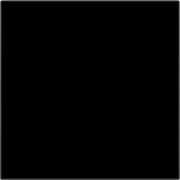
<?xml version="1.0" encoding="UTF-8"?>
<ui version="4.0">
 <class>Form</class>
 <widget class="QWidget" name="Form">
  <property name="geometry">
   <rect>
    <x>0</x>
    <y>0</y>
    <width>180</width>
    <height>180</height>
   </rect>
  </property>
  <property name="minimumSize">
   <size>
    <width>180</width>
    <height>180</height>
   </size>
  </property>
  <property name="maximumSize">
   <size>
    <width>180</width>
    <height>180</height>
   </size>
  </property>
  <property name="windowTitle">
   <string>Form</string>
  </property>
  <widget class="QLabel" name="picture">
   <property name="geometry">
    <rect>
     <x>0</x>
     <y>0</y>
     <width>180</width>
     <height>180</height>
    </rect>
   </property>
   <property name="sizePolicy">
    <sizepolicy hsizetype="Maximum" vsizetype="Minimum">
     <horstretch>0</horstretch>
     <verstretch>0</verstretch>
    </sizepolicy>
   </property>
   <property name="minimumSize">
    <size>
     <width>180</width>
     <height>180</height>
    </size>
   </property>
   <property name="text">
    <string/>
   </property>
  </widget>
  <widget class="QLabel" name="picture_2">
   <property name="geometry">
    <rect>
     <x>0</x>
     <y>0</y>
     <width>180</width>
     <height>180</height>
    </rect>
   </property>
   <property name="sizePolicy">
    <sizepolicy hsizetype="Maximum" vsizetype="Minimum">
     <horstretch>0</horstretch>
     <verstretch>0</verstretch>
    </sizepolicy>
   </property>
   <property name="minimumSize">
    <size>
     <width>180</width>
     <height>180</height>
    </size>
   </property>
   <property name="styleSheet">
    <string notr="true">background-color: qlineargradient(spread:pad, x1:0, y1:1, x2:0, y2:0, stop:0 rgba(0, 0, 0, 75), stop:1 rgba(200, 200, 200, 75));</string>
   </property>
   <property name="text">
    <string/>
   </property>
  </widget>
  <widget class="QWidget" name="verticalLayoutWidget">
   <property name="geometry">
    <rect>
     <x>0</x>
     <y>110</y>
     <width>182</width>
     <height>71</height>
    </rect>
   </property>
   <layout class="QVBoxLayout" name="verticalLayout">
    <property name="spacing">
     <number>0</number>
    </property>
    <item>
     <widget class="QLabel" name="name">
      <property name="minimumSize">
       <size>
        <width>180</width>
        <height>0</height>
       </size>
      </property>
      <property name="maximumSize">
       <size>
        <width>16777215</width>
        <height>30</height>
       </size>
      </property>
      <property name="font">
       <font>
        <family>Futura BdCn BT</family>
        <pointsize>18</pointsize>
        <weight>50</weight>
        <bold>false</bold>
        <stylestrategy>PreferAntialias</stylestrategy>
       </font>
      </property>
      <property name="styleSheet">
       <string notr="true">QLabel {color: white}</string>
      </property>
      <property name="text">
       <string>TextLabel</string>
      </property>
      <property name="alignment">
       <set>Qt::AlignCenter</set>
      </property>
     </widget>
    </item>
    <item>
     <widget class="QLabel" name="artist">
      <property name="minimumSize">
       <size>
        <width>0</width>
        <height>0</height>
       </size>
      </property>
      <property name="maximumSize">
       <size>
        <width>16777215</width>
        <height>25</height>
       </size>
      </property>
      <property name="font">
       <font>
        <family>Futura Lt BT</family>
        <pointsize>12</pointsize>
       </font>
      </property>
      <property name="styleSheet">
       <string notr="true">QLabel {color: white}</string>
      </property>
      <property name="text">
       <string>Porter</string>
      </property>
      <property name="alignment">
       <set>Qt::AlignCenter</set>
      </property>
     </widget>
    </item>
   </layout>
  </widget>
  <widget class="QPushButton" name="button">
   <property name="geometry">
    <rect>
     <x>0</x>
     <y>0</y>
     <width>180</width>
     <height>180</height>
    </rect>
   </property>
   <property name="minimumSize">
    <size>
     <width>180</width>
     <height>180</height>
    </size>
   </property>
   <property name="maximumSize">
    <size>
     <width>180</width>
     <height>180</height>
    </size>
   </property>
   <property name="styleSheet">
    <string notr="true">QPushButton {  background-color: rgb(0, 0, 0, 0); } QPushButton:hover {  background-color: rgb(0, 0, 0, 50); }</string>
   </property>
   <property name="text">
    <string/>
   </property>
  </widget>
 </widget>
 <resources/>
 <connections/>
</ui>
